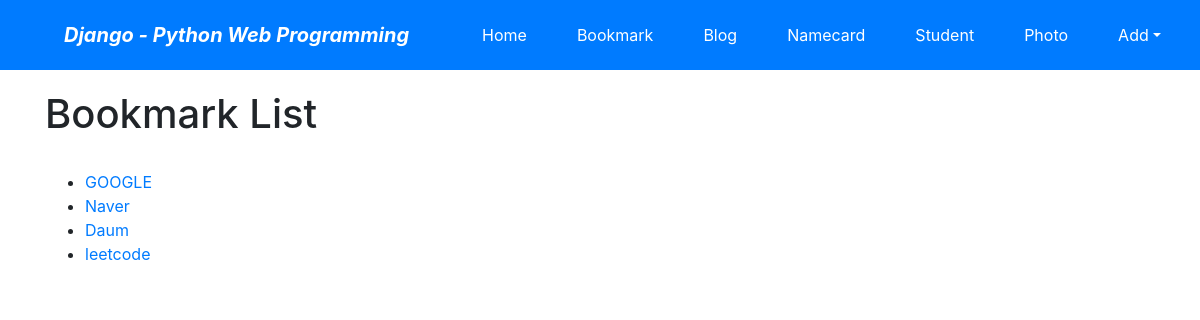
Page /bookmark/ (signed in) on the committed database.
### bookmark/models.py (models this page shows)
class Bookmark(models.Model):
    title = models.CharField('TITLE', max_length=100, blank=True)
    url = models.URLField('URL', unique=True)
    owner = models.ForeignKey(User,on_delete=models.CASCADE,blank=True,null=True) # 추가
    def __str__(self):
        return self.title

### bookmark/views.py (the view)
# urls.py: path('', BookmarkLV.as_view(), name='index'),
class BookmarkLV(ListView): # BookmarkList 클래스형 뷰 정의
    model = Bookmark

### bookmark/templates/bookmark/bookmark_list.html (shortened to what this page needs)
{% extends "base.html" %}
{% block content %}
    <h1>Bookmark List</h1>
    <br>
    <ul>
        {% for bookmark in object_list %}
        <li><a href="{% url 'bookmark:detail' bookmark.id %}">{{ bookmark }}</a></li>
        {% endfor %}
    </ul>
{% endblock %}

### rows in the picture
Bookmark: title "GOOGLE"
Bookmark: title "Naver"
Bookmark: title "Daum"
Bookmark: title "leetcode"
